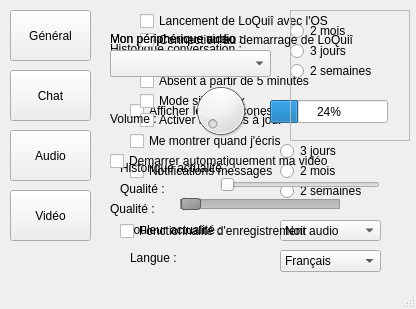
<?xml version="1.0" encoding="UTF-8"?>
<ui version="4.0">
 <class>Fenoptions</class>
 <widget class="QMainWindow" name="Fenoptions">
  <property name="geometry">
   <rect>
    <x>0</x>
    <y>0</y>
    <width>416</width>
    <height>309</height>
   </rect>
  </property>
  <property name="windowTitle">
   <string>MainWindow</string>
  </property>
  <widget class="QWidget" name="centralwidget">
   <widget class="QPushButton" name="Boutonaffoptionvoc">
    <property name="geometry">
     <rect>
      <x>10</x>
      <y>130</y>
      <width>81</width>
      <height>51</height>
     </rect>
    </property>
    <property name="text">
     <string>Audio</string>
    </property>
   </widget>
   <widget class="QPushButton" name="Boutonaffoptionvid">
    <property name="geometry">
     <rect>
      <x>10</x>
      <y>190</y>
      <width>81</width>
      <height>51</height>
     </rect>
    </property>
    <property name="text">
     <string>Vidéo</string>
    </property>
   </widget>
   <widget class="QPushButton" name="Boutonaffoptionchat">
    <property name="geometry">
     <rect>
      <x>10</x>
      <y>70</y>
      <width>81</width>
      <height>51</height>
     </rect>
    </property>
    <property name="text">
     <string>Chat</string>
    </property>
   </widget>
   <widget class="QWidget" name="fenoptionchat" native="true">
    <property name="geometry">
     <rect>
      <x>80</x>
      <y>0</y>
      <width>341</width>
      <height>281</height>
     </rect>
    </property>
    <widget class="QLabel" name="label">
     <property name="geometry">
      <rect>
       <x>30</x>
       <y>40</y>
       <width>171</width>
       <height>17</height>
      </rect>
     </property>
     <property name="text">
      <string>Historique conversation :</string>
     </property>
    </widget>
    <widget class="QRadioButton" name="bout2m">
     <property name="geometry">
      <rect>
       <x>210</x>
       <y>20</y>
       <width>116</width>
       <height>22</height>
      </rect>
     </property>
     <property name="text">
      <string>2 mois</string>
     </property>
    </widget>
    <widget class="QRadioButton" name="bout3j">
     <property name="geometry">
      <rect>
       <x>210</x>
       <y>40</y>
       <width>116</width>
       <height>22</height>
      </rect>
     </property>
     <property name="text">
      <string>3 jours</string>
     </property>
    </widget>
    <widget class="QRadioButton" name="bout2s">
     <property name="geometry">
      <rect>
       <x>210</x>
       <y>60</y>
       <width>116</width>
       <height>22</height>
      </rect>
     </property>
     <property name="text">
      <string>2 semaines</string>
     </property>
    </widget>
    <widget class="QCheckBox" name="montrerqdecrit">
     <property name="geometry">
      <rect>
       <x>50</x>
       <y>130</y>
       <width>201</width>
       <height>22</height>
      </rect>
     </property>
     <property name="text">
      <string>Me montrer quand j'écris</string>
     </property>
    </widget>
    <widget class="QCheckBox" name="affemoticones">
     <property name="geometry">
      <rect>
       <x>50</x>
       <y>100</y>
       <width>191</width>
       <height>22</height>
      </rect>
     </property>
     <property name="text">
      <string>Afficher les émoticones</string>
     </property>
    </widget>
    <widget class="QCheckBox" name="notmsg">
     <property name="geometry">
      <rect>
       <x>50</x>
       <y>160</y>
       <width>191</width>
       <height>22</height>
      </rect>
     </property>
     <property name="text">
      <string>Notifications messages</string>
     </property>
    </widget>
   </widget>
   <widget class="QPushButton" name="Boutonaffgeneral">
    <property name="enabled">
     <bool>true</bool>
    </property>
    <property name="geometry">
     <rect>
      <x>10</x>
      <y>10</y>
      <width>81</width>
      <height>51</height>
     </rect>
    </property>
    <property name="accessibleDescription">
     <string/>
    </property>
    <property name="text">
     <string>Général</string>
    </property>
    <property name="checkable">
     <bool>false</bool>
    </property>
    <property name="checked">
     <bool>false</bool>
    </property>
    <property name="autoDefault">
     <bool>false</bool>
    </property>
    <property name="default">
     <bool>false</bool>
    </property>
    <property name="flat">
     <bool>false</bool>
    </property>
   </widget>
   <widget class="QWidget" name="Fengeneral" native="true">
    <property name="geometry">
     <rect>
      <x>100</x>
      <y>0</y>
      <width>321</width>
      <height>281</height>
     </rect>
    </property>
    <widget class="QCheckBox" name="absauboutde5min">
     <property name="geometry">
      <rect>
       <x>40</x>
       <y>70</y>
       <width>221</width>
       <height>22</height>
      </rect>
     </property>
     <property name="text">
      <string>Absent à partir de 5 minutes</string>
     </property>
    </widget>
    <widget class="QCheckBox" name="modesilencieux">
     <property name="geometry">
      <rect>
       <x>40</x>
       <y>90</y>
       <width>151</width>
       <height>22</height>
      </rect>
     </property>
     <property name="text">
      <string>Mode silencieux</string>
     </property>
    </widget>
    <widget class="QCheckBox" name="lancerlqaudem">
     <property name="geometry">
      <rect>
       <x>40</x>
       <y>10</y>
       <width>241</width>
       <height>22</height>
      </rect>
     </property>
     <property name="text">
      <string>Lancement de LoQuiî avec l'OS</string>
     </property>
    </widget>
    <widget class="QCheckBox" name="codemlq">
     <property name="geometry">
      <rect>
       <x>40</x>
       <y>30</y>
       <width>271</width>
       <height>20</height>
      </rect>
     </property>
     <property name="text">
      <string>Connection au demarrage de LoQuiî</string>
     </property>
    </widget>
    <widget class="QCheckBox" name="activmaj">
     <property name="geometry">
      <rect>
       <x>40</x>
       <y>110</y>
       <width>251</width>
       <height>20</height>
      </rect>
     </property>
     <property name="text">
      <string>Activer les mises à jour</string>
     </property>
    </widget>
    <widget class="QComboBox" name="choix_langue">
     <property name="geometry">
      <rect>
       <x>180</x>
       <y>250</y>
       <width>101</width>
       <height>22</height>
      </rect>
     </property>
     <item>
      <property name="text">
       <string>Français</string>
      </property>
     </item>
     <item>
      <property name="text">
       <string>Anglais</string>
      </property>
     </item>
     <item>
      <property name="text">
       <string>Espagnol</string>
      </property>
     </item>
    </widget>
    <widget class="QLabel" name="label_2">
     <property name="geometry">
      <rect>
       <x>30</x>
       <y>250</y>
       <width>71</width>
       <height>16</height>
      </rect>
     </property>
     <property name="text">
      <string>Langue :</string>
     </property>
    </widget>
    <widget class="QRadioButton" name="Boutonsupprnot2s">
     <property name="geometry">
      <rect>
       <x>180</x>
       <y>180</y>
       <width>116</width>
       <height>22</height>
      </rect>
     </property>
     <property name="text">
      <string>2 semaines</string>
     </property>
    </widget>
    <widget class="QRadioButton" name="Boutonsupprnot2m">
     <property name="geometry">
      <rect>
       <x>180</x>
       <y>160</y>
       <width>116</width>
       <height>22</height>
      </rect>
     </property>
     <property name="text">
      <string>2 mois</string>
     </property>
    </widget>
    <widget class="QRadioButton" name="Boutonsupprnot3j">
     <property name="geometry">
      <rect>
       <x>180</x>
       <y>140</y>
       <width>116</width>
       <height>22</height>
      </rect>
     </property>
     <property name="text">
      <string>3 jours</string>
     </property>
    </widget>
    <widget class="QLabel" name="label_3">
     <property name="geometry">
      <rect>
       <x>20</x>
       <y>160</y>
       <width>141</width>
       <height>16</height>
      </rect>
     </property>
     <property name="text">
      <string>Historique actualité :</string>
     </property>
    </widget>
    <widget class="QComboBox" name="ChoixCouleurNot">
     <property name="geometry">
      <rect>
       <x>180</x>
       <y>220</y>
       <width>101</width>
       <height>21</height>
      </rect>
     </property>
     <item>
      <property name="text">
       <string>Noir</string>
      </property>
     </item>
     <item>
      <property name="text">
       <string>Bleu</string>
      </property>
     </item>
     <item>
      <property name="text">
       <string>Rouge</string>
      </property>
     </item>
     <item>
      <property name="text">
       <string>Vert</string>
      </property>
     </item>
     <item>
      <property name="text">
       <string>Jaune</string>
      </property>
     </item>
     <item>
      <property name="text">
       <string>Orange</string>
      </property>
     </item>
     <item>
      <property name="text">
       <string>Violet</string>
      </property>
     </item>
     <item>
      <property name="text">
       <string>Rose</string>
      </property>
     </item>
    </widget>
    <widget class="QLabel" name="label_9">
     <property name="geometry">
      <rect>
       <x>25</x>
       <y>220</y>
       <width>131</width>
       <height>20</height>
      </rect>
     </property>
     <property name="text">
      <string>Couleur actualité :</string>
     </property>
    </widget>
   </widget>
   <widget class="QWidget" name="fenoptionaudio" native="true">
    <property name="geometry">
     <rect>
      <x>60</x>
      <y>0</y>
      <width>361</width>
      <height>281</height>
     </rect>
    </property>
    <widget class="QComboBox" name="ListePeriAudio">
     <property name="geometry">
      <rect>
       <x>50</x>
       <y>50</y>
       <width>161</width>
       <height>27</height>
      </rect>
     </property>
    </widget>
    <widget class="QLabel" name="label_4">
     <property name="geometry">
      <rect>
       <x>50</x>
       <y>30</y>
       <width>181</width>
       <height>17</height>
      </rect>
     </property>
     <property name="text">
      <string>Mon périphérique audio :</string>
     </property>
    </widget>
    <widget class="QDial" name="ChoixVolumeAudio">
     <property name="geometry">
      <rect>
       <x>130</x>
       <y>80</y>
       <width>61</width>
       <height>61</height>
      </rect>
     </property>
    </widget>
    <widget class="QProgressBar" name="ProgressVolumeAudio">
     <property name="geometry">
      <rect>
       <x>210</x>
       <y>100</y>
       <width>118</width>
       <height>23</height>
      </rect>
     </property>
     <property name="value">
      <number>24</number>
     </property>
    </widget>
    <widget class="QLabel" name="label_5">
     <property name="geometry">
      <rect>
       <x>50</x>
       <y>110</y>
       <width>66</width>
       <height>17</height>
      </rect>
     </property>
     <property name="text">
      <string>Volume :</string>
     </property>
    </widget>
    <widget class="QSlider" name="QuaAudio">
     <property name="geometry">
      <rect>
       <x>160</x>
       <y>170</y>
       <width>160</width>
       <height>29</height>
      </rect>
     </property>
     <property name="orientation">
      <enum>Qt::Horizontal</enum>
     </property>
    </widget>
    <widget class="QLabel" name="label_6">
     <property name="geometry">
      <rect>
       <x>60</x>
       <y>180</y>
       <width>66</width>
       <height>17</height>
      </rect>
     </property>
     <property name="text">
      <string>Qualité :</string>
     </property>
    </widget>
    <widget class="QCheckBox" name="CheckEnrAudio">
     <property name="geometry">
      <rect>
       <x>60</x>
       <y>220</y>
       <width>291</width>
       <height>22</height>
      </rect>
     </property>
     <property name="text">
      <string>Fonctionnalité d'enregistrement audio</string>
     </property>
    </widget>
   </widget>
   <widget class="QWidget" name="fenoptionvideo" native="true">
    <property name="geometry">
     <rect>
      <x>40</x>
      <y>0</y>
      <width>381</width>
      <height>281</height>
     </rect>
    </property>
    <widget class="QComboBox" name="ListePeriVideo">
     <property name="geometry">
      <rect>
       <x>70</x>
       <y>50</y>
       <width>161</width>
       <height>27</height>
      </rect>
     </property>
    </widget>
    <widget class="QLabel" name="label_7">
     <property name="geometry">
      <rect>
       <x>70</x>
       <y>30</y>
       <width>171</width>
       <height>17</height>
      </rect>
     </property>
     <property name="text">
      <string>Mon périphérique vidéo :</string>
     </property>
    </widget>
    <widget class="QSlider" name="QuaVideo">
     <property name="geometry">
      <rect>
       <x>140</x>
       <y>190</y>
       <width>160</width>
       <height>29</height>
      </rect>
     </property>
     <property name="styleSheet">
      <string notr="true">QSlider::groove:horizontal {
     border: 1px solid #999999;
     height: 8px; /* the groove expands to the size of the slider by default. by giving it a height, it has a fixed size */
     background: qlineargradient(x1:0, y1:0, x2:0, y2:1, stop:0 #B1B1B1, stop:1 #c4c4c4);
     margin: 2px 0;
 }
 
 QSlider::handle:horizontal {
     background: qlineargradient(x1:0, y1:0, x2:1, y2:1, stop:0 #b4b4b4, stop:1 #8f8f8f);
     border: 1px solid #5c5c5c;
     width: 18px;
     margin: -2px 0; /* handle is placed by default on the contents rect of the groove. Expand outside the groove */
     border-radius: 3px;
 }</string>
     </property>
     <property name="orientation">
      <enum>Qt::Horizontal</enum>
     </property>
    </widget>
    <widget class="QLabel" name="label_8">
     <property name="geometry">
      <rect>
       <x>70</x>
       <y>200</y>
       <width>66</width>
       <height>17</height>
      </rect>
     </property>
     <property name="text">
      <string>Qualité :</string>
     </property>
    </widget>
    <widget class="QFrame" name="frame">
     <property name="geometry">
      <rect>
       <x>250</x>
       <y>10</y>
       <width>120</width>
       <height>131</height>
      </rect>
     </property>
     <property name="frameShape">
      <enum>QFrame::StyledPanel</enum>
     </property>
     <property name="frameShadow">
      <enum>QFrame::Raised</enum>
     </property>
     <widget class="QLabel" name="ImgVideoOptions">
      <property name="geometry">
       <rect>
        <x>0</x>
        <y>0</y>
        <width>121</width>
        <height>131</height>
       </rect>
      </property>
      <property name="text">
       <string/>
      </property>
     </widget>
    </widget>
    <widget class="QCheckBox" name="CheckDemAutoVideo">
     <property name="geometry">
      <rect>
       <x>70</x>
       <y>150</y>
       <width>291</width>
       <height>22</height>
      </rect>
     </property>
     <property name="text">
      <string>Demarrer automatiquement ma vidéo</string>
     </property>
    </widget>
   </widget>
  </widget>
  <widget class="QMenuBar" name="menubar">
   <property name="geometry">
    <rect>
     <x>0</x>
     <y>0</y>
     <width>416</width>
     <height>26</height>
    </rect>
   </property>
  </widget>
  <widget class="QStatusBar" name="statusbar"/>
 </widget>
 <resources/>
 <connections/>
</ui>
